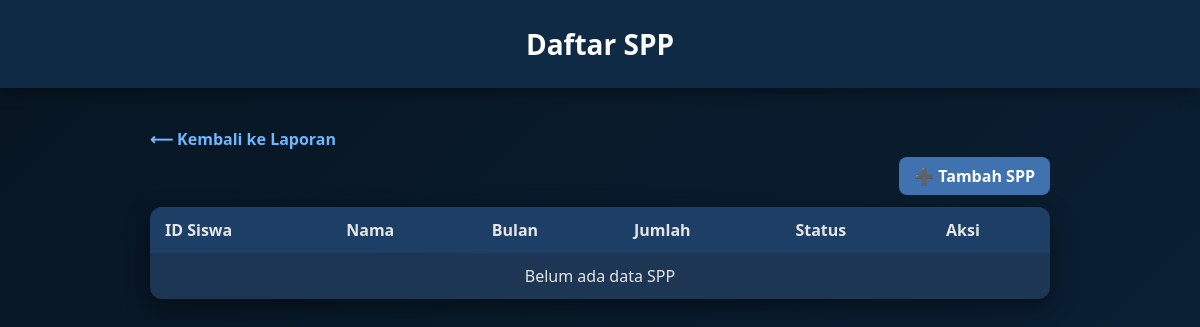
Page /laporan/spp/ on the earlier database version.
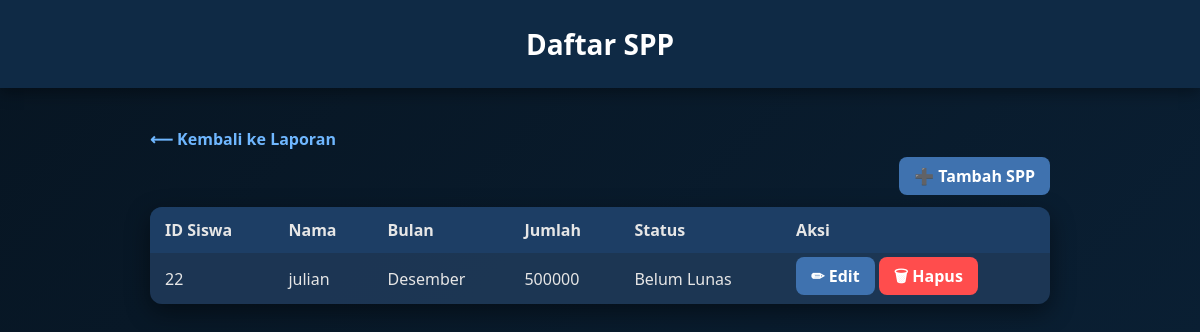
Same page on the later database version.
### laporan/models.py (models this page shows, shortened)
class SPP(models.Model):
    BULAN_PILIHAN = [
        ('Januari', 'Januari'),
        ('Februari', 'Februari'),
        ('Maret', 'Maret'),
        ('April', 'April'),
        ('Mei', 'Mei'),
        ('Juni', 'Juni'),
        ('Juli', 'Juli'),
        ('Agustus', 'Agustus'),
        ('September', 'September'),
        ('Oktober', 'Oktober'),
        ('November', 'November'),
        ('Desember', 'Desember'),
    ]
    STATUS_PILIHAN = [
        ('Lunas', 'Lunas'),
        ('Belum Lunas', 'Belum Lunas'),
    ]
    siswa = models.ForeignKey(Siswa, on_delete=models.CASCADE)        # Relasi ke tabel siswa
    bulan = models.CharField(max_length=20, choices=BULAN_PILIHAN)    # Bulan pembayaran
    jumlah = models.IntegerField()                                     # Nominal SPP
    status = models.CharField(max_length=20, choices=STATUS_PILIHAN)   # Status pembayaran

### siswa/models.py (models this page shows, shortened)
class Siswa(models.Model):
    nis = models.CharField(max_length=10, primary_key=True)  # jadikan primary key
    nama = models.CharField(max_length=100)
    kelas = models.CharField(max_length=20, blank=True)
    alamat = models.TextField(blank=True)
    tanggal_lahir = models.DateField(null=True, blank=True)
    created_at = models.DateTimeField(auto_now_add=True)

### laporan/views.py (the view)
# urls.py: path('spp/', views.spp_list, name='spp_list'),
def spp_list(request):
    spp = SPP.objects.select_related('siswa').all()
    return render(request, 'laporan/spp_list.html', {'spp': spp})

### laporan/templates/laporan/spp_list.html (shortened to what this page needs)
<!DOCTYPE html>
<html lang="en">
<head>
</head>
<body>
<header>Daftar SPP</header>
<div class="wrapper">
    <a href="{% url 'laporan_home' %}" class="back">⟵ Kembali ke Laporan</a>
    <div style="text-align:right; margin-bottom:20px;">
        <a href="{% url 'spp_tambah' %}" class="button">➕ Tambah SPP</a>
    </div>
    <table>
        <tr>
            <th>ID Siswa</th>
            <th>Nama</th>
            <th>Bulan</th>
            <th>Jumlah</th>
            <th>Status</th>
            <th>Aksi</th>
        </tr>
        {% for s in spp %}
        <tr>
            <td>{{ s.siswa.nis }}</td>
            <td>{{ s.siswa.nama }}</td>
            <td>{{ s.bulan }}</td>
            <td>{{ s.jumlah }}</td>
            <td>{{ s.status }}</td>
            <td>
                <a href="{% url 'spp_edit' s.id %}" class="button">✏ Edit</a>
                <a href="{% url 'spp_hapus' s.id %}" class="button delete-button">🗑 Hapus</a>
            </td>
        </tr>
        {% empty %}
        <tr>
            <td colspan="6" style="text-align:center;">Belum ada data SPP</td>
        </tr>
        {% endfor %}
    </table>
</div>
</body>
</html>

Differences in the rows shown:
added SPP: siswa.nis "22", siswa.nama "julian", bulan "Desember", jumlah "500000", status "Belum Lunas"
Other differences:
text no longer shown: "Belum ada data SPP"
